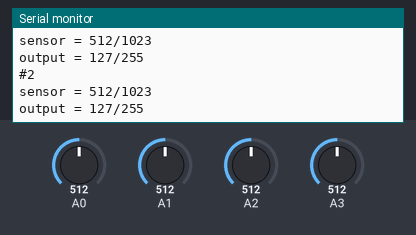
Bench run of a sketch on a simulated Arduino Uno, built with avr-gcc and run on an emulated ATmega328P. Parts: the last lines printed to the serial monitor. The inputs (shaded band) are chosen by the test bench; at power-on: A1 = 512, A3 = 512, A0 = 512, A2 = 512.

Above: at 3.4 s.
3.5 s: A1 set to 419
At 4.2 s:
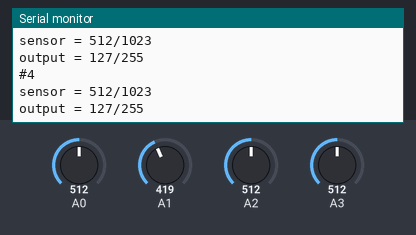
7.8 s: A1 set to 395
12.3 s: A3 set to 44
At 13.7 s:
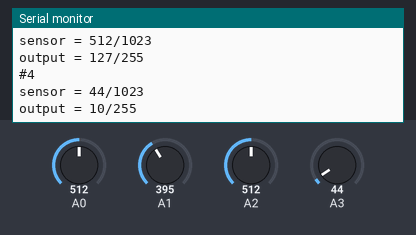
13.8 s: A3 set to 37
At 15.1 s:
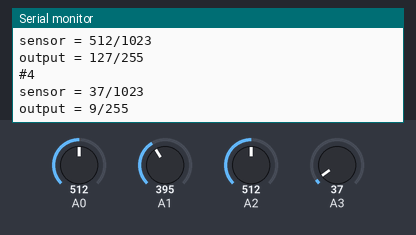
Timing chart, 0 to 16.3 s (numbered marks = the images above; inputs shaded):
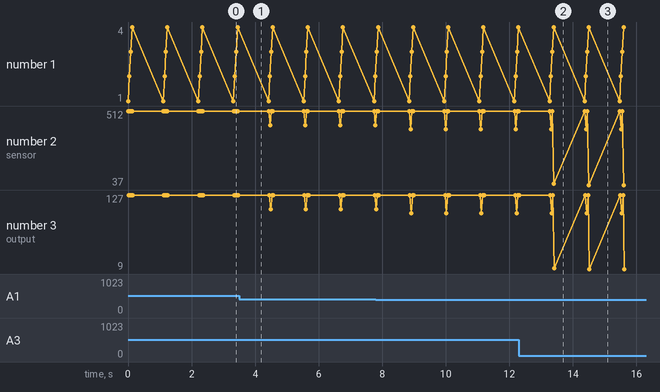

The sketch:

Pot_Test.ino
```cpp
/*** header block ***
 * code file name: Test_Analog_IO.ino
 * code description: Read input from four potentiometers
 * hardware required: [UNO, USB Cable, Breadboard, Jumper Wires, 1K Potentiometer]
 * IDE version used to test code: 1.8.13
 * programmer(s) name: Oluwasegun Atolagbe
 * date when code is created/modified: 17/02/2021
 * code version: 1.0
 ***/

// global variables
const int sensorMin = 0, analogMax = 1023, digitalMax = 255;
int outputValue[4]; // value output to the PWM (analog out)

void setup() {
   // configure data communication
  // initialize serial communications at 9600 bps:
  Serial.begin(9600);
}

void loop() {
  // data storage
  // data input
  // read the analog input and store in variable sensor value:
  int sensorValue[] = {analogRead(A0), analogRead(A1), analogRead(A2), analogRead(A3)}; // value read from the pot

  // data processing
  // map it to the range of the analog out:
  for(int i = 0; i < 4; i++) {
	  outputValue[i] = map(sensorValue[i], sensorMin, analogMax, sensorMin, digitalMax);
  }

   // data communication
  // print the results to the Serial Monitor:
  for(int i = 0; i < 4; i++) {
	  Serial.print("#");
	  Serial.println(i+1);

	  Serial.print("sensor = ");
	  Serial.print(sensorValue[i]);
	  Serial.print("/");
	  Serial.println(analogMax);

      Serial.print("output = ");
      Serial.print(outputValue[i]);
	  Serial.print("/");
	  Serial.println(digitalMax);
  }

  Serial.println();

  // wait 2 milliseconds before the next loop for the analog-to-digital
  // converter to settle after the last reading:
  delay(1000);
}
```

Measured:
- after the input at 12.3 s, the serial monitor: prints a new line after 1.1 s (image 2)
- after the input at 13.8 s, the serial monitor: prints a new line after 0.70 s (image 3)
- plotted number 2: 512 → 419 after the input at 3.5 s, 512 → 44 after the input at 12.3 s, 44 → 37 after the input at 13.8 s
- plotted number 3: 127 → 10 after the input at 12.3 s, 10 → 9 after the input at 13.8 s
